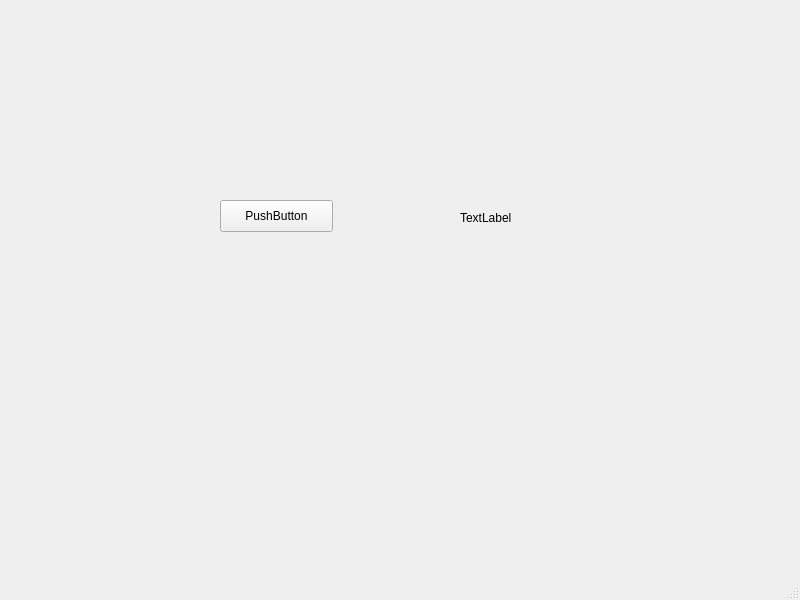
<?xml version="1.0" encoding="UTF-8"?>
<ui version="4.0">
 <class>MainWindow</class>
 <widget class="QMainWindow" name="MainWindow">
  <property name="geometry">
   <rect>
    <x>0</x>
    <y>0</y>
    <width>800</width>
    <height>600</height>
   </rect>
  </property>
  <property name="windowTitle">
   <string>MainWindow</string>
  </property>
  <widget class="QWidget" name="centralwidget">
   <widget class="QPushButton" name="pushButton">
    <property name="geometry">
     <rect>
      <x>220</x>
      <y>200</y>
      <width>113</width>
      <height>32</height>
     </rect>
    </property>
    <property name="text">
     <string>PushButton</string>
    </property>
   </widget>
   <widget class="QLabel" name="label">
    <property name="geometry">
     <rect>
      <x>460</x>
      <y>210</y>
      <width>59</width>
      <height>16</height>
     </rect>
    </property>
    <property name="text">
     <string>TextLabel</string>
    </property>
   </widget>
  </widget>
  <widget class="QMenuBar" name="menubar">
   <property name="geometry">
    <rect>
     <x>0</x>
     <y>0</y>
     <width>800</width>
     <height>22</height>
    </rect>
   </property>
  </widget>
  <widget class="QStatusBar" name="statusbar"/>
 </widget>
 <resources/>
 <connections/>
</ui>
